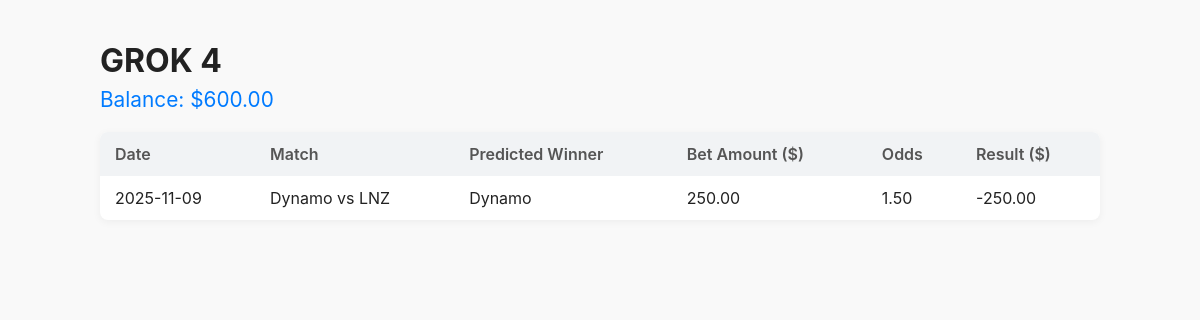
The app's page /model/4/ with its own data.
### core/models.py (models this page shows, shortened)
class ModelAI(models.Model):
    name = models.CharField(max_length=100, unique=True)
    balance = models.FloatField(default=1000.0)

class Prediction(models.Model):
    ai_model = models.ForeignKey(ModelAI, on_delete=models.CASCADE, related_name="predictions")
    match = models.ForeignKey(Match, on_delete=models.CASCADE, related_name="predictions")
    predicted_winner = models.CharField(max_length=100)
    bet_amount = models.FloatField(default=100.0)
    odds = models.FloatField(default=1.5)
    result = models.FloatField(null=True, blank=True)

class Match(models.Model):
    MATCH_TYPES = [
        ('boxing', 'Boxing'),
        ('football', 'Football'),
    ]
    type = models.CharField(max_length=20, choices=MATCH_TYPES)
    date = models.DateField()
    winner = models.CharField(max_length=100, blank=True, null=True)
    participant_1 = models.CharField(max_length=100)
    participant_2 = models.CharField(max_length=100)
    metadata_participant_1 = models.JSONField(blank=True, null=True)
    metadata_participant_2 = models.JSONField(blank=True, null=True)
    score_1 = models.IntegerField(blank=True, null=True)
    score_2 = models.IntegerField(blank=True, null=True)
    metadata = models.JSONField(blank=True, null=True)
    rapidapi_id = models.IntegerField(blank=True, null=True)

### core/views.py (the view)
# urls.py: path('model/<int:model_id>/', views.model_detail, name='model_detail'),
def model_detail(request, model_id):
    model = get_object_or_404(ModelAI, id=model_id)
    predictions = model.predictions.select_related('match').order_by('-match__date')
    return render(request, 'core/model_detail.html', {
        'model': model,
        'predictions': predictions,
    })

### core/templates/core/model_detail.html (shortened to what this page needs)
<!DOCTYPE html>
<html lang="en">
<head>
</head>
<body>
  <div class="container">
    <h1>{{ model.name }}</h1>
    <div class="balance">Balance: ${{ model.balance|floatformat:2 }}</div>
    <table>
      <thead>
        <tr>
          <th>Date</th>
          <th>Match</th>
          <th>Predicted Winner</th>
          <th>Bet Amount ($)</th>
          <th>Odds</th>
          <th>Result ($)</th>
        </tr>
      </thead>
      <tbody>
        {% for p in predictions %}
        <tr>
          <td>{{ p.match.date|date:"Y-m-d" }}</td>
          <td>{{ p.match.participant_1 }} vs {{ p.match.participant_2 }}</td>
          <td>{{ p.predicted_winner }}</td>
          <td>{{ p.bet_amount|floatformat:2 }}</td>
          <td>{{ p.odds|floatformat:2 }}</td>
          <td>
            {% if p.result is not None %}
              {{ p.result|floatformat:2 }}
            {% else %}
              -
            {% endif %}
          </td>
        </tr>
        {% empty %}
        <tr>
          <td colspan="6" class="no-data">No predictions yet</td>
        </tr>
        {% endfor %}
      </tbody>
    </table>
  </div>
</body>
</html>

### core/templates/core/model_detail.html (style rules this page uses)
body { background-color: #f9f9f9; color: #222; font-family: 'Inter', sans-serif; margin: 0; padding: 20px; }
.container { max-width: 1000px; margin: auto; }
h1 { font-size: 2rem; margin-bottom: 0.2em; }
.balance { font-size: 1.3rem; color: #007bff; margin-bottom: 20px; }
table { width: 100%; border-collapse: collapse; margin-top: 20px; background: #fff; box-shadow: 0 2px 8px rgba(0,0,0,0.05); border-radius: 8px; overflow: hidden; }
th, td { padding: 12px 15px; text-align: left; }
th { background-color: #f1f3f5; font-weight: 600; color: #555; }

### records on screen
ModelAI: name "GROK 4", balance "600.00"
Prediction: match "2025-11-09", match.participant_1 "Dynamo", match.participant_2 "LNZ", predicted_winner "Dynamo", bet_amount "250.00", odds "1.50", result "-250.00"
